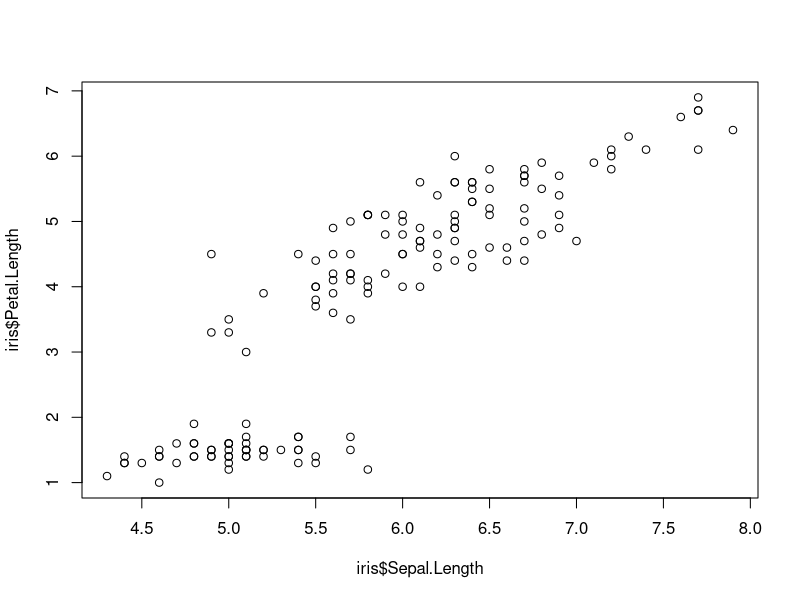
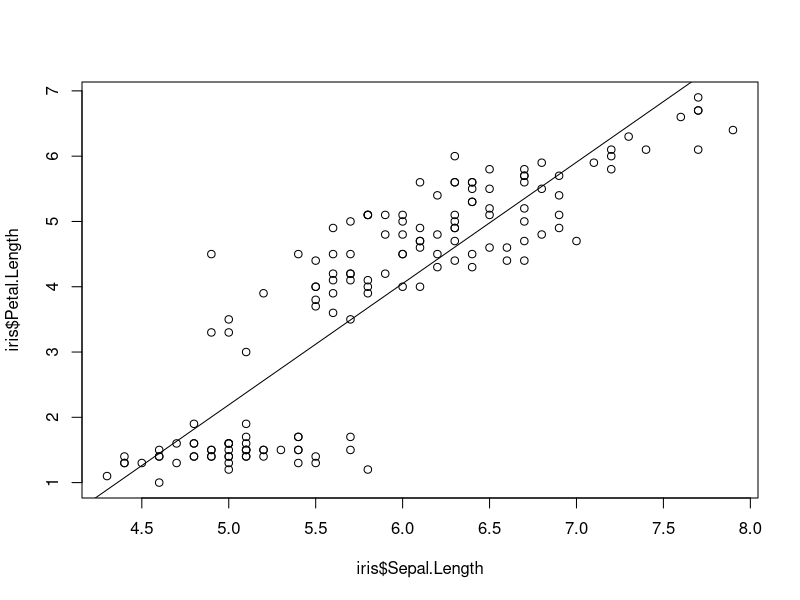
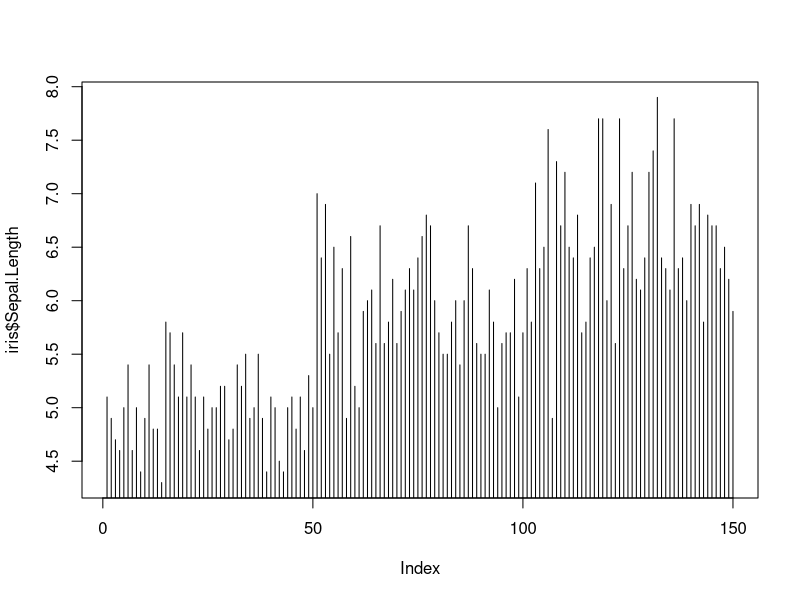
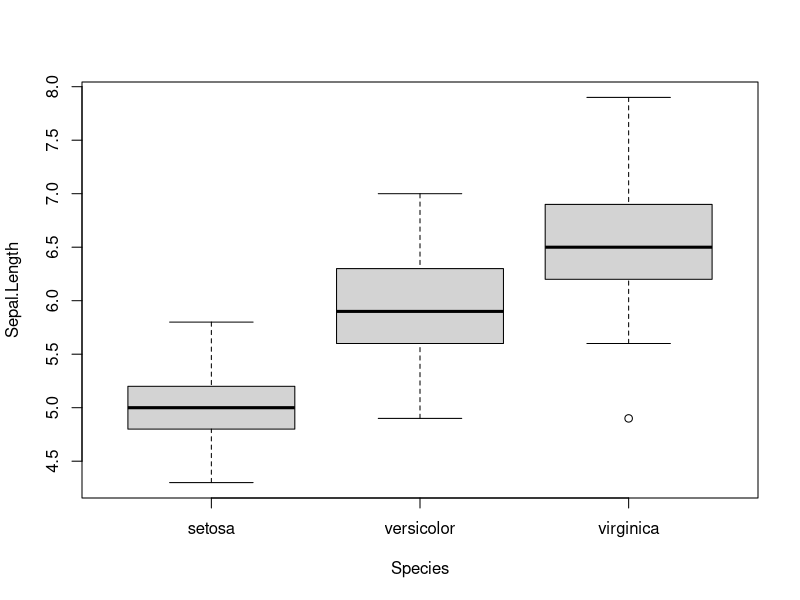
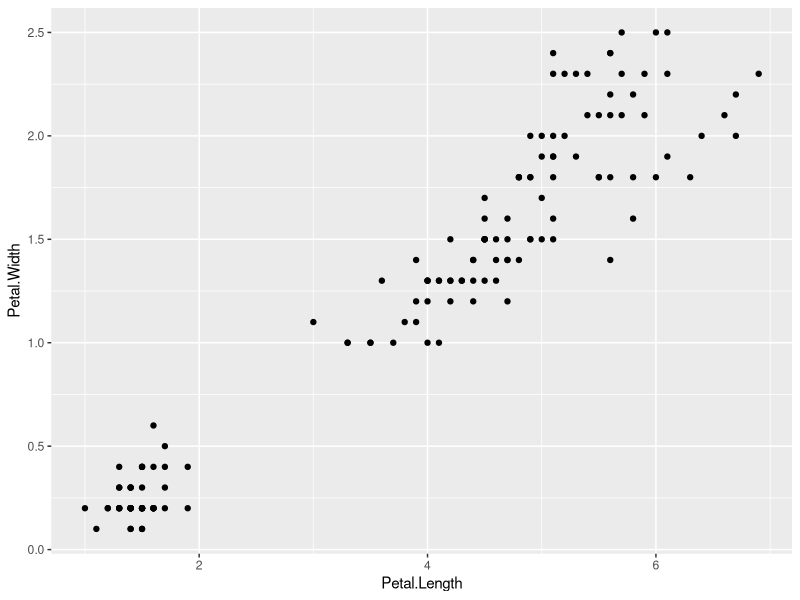
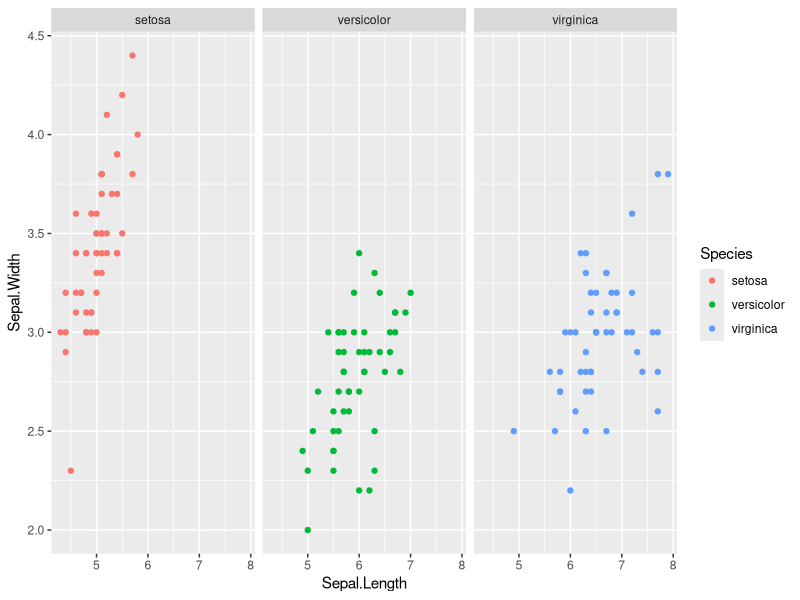
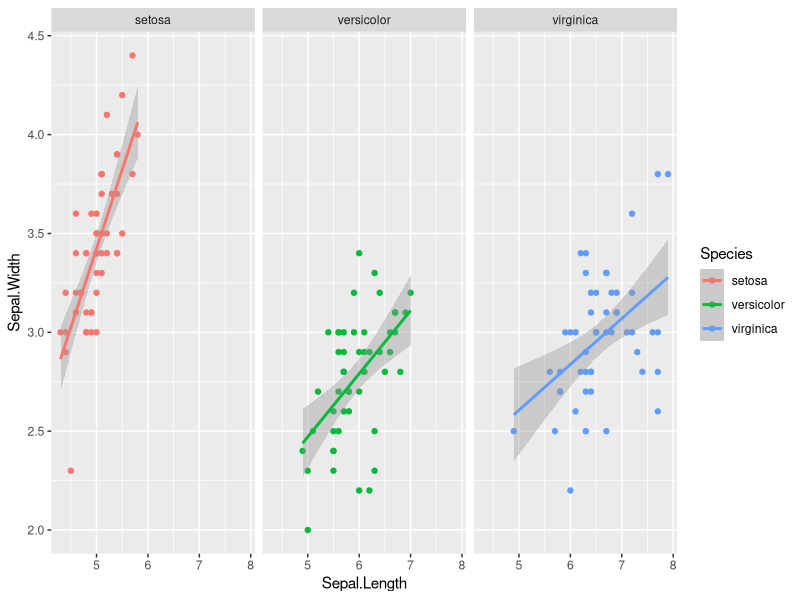
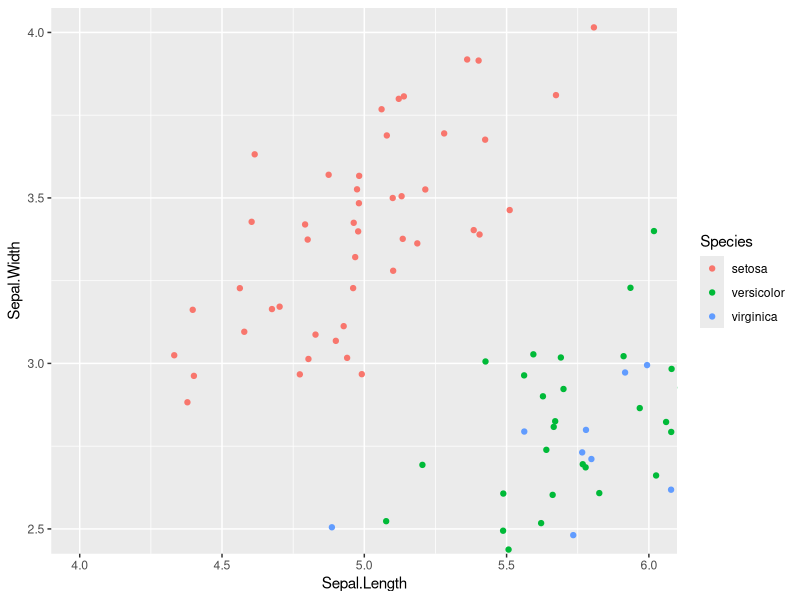

Source code (R) for these figures, in order: (Note: this script raises an error after producing the figures.)
## ---- chunk 1
library(readr)
iris <- read_delim("datasets/iris.txt", delim="\t")

str(iris)
# Classes ‘tbl_df’, ‘tbl’ and 'data.frame':	150 obs. of  5 variables:
#  $ Sepal.Length: num  5.1 4.9 4.7 4.6 5 5.4 4.6 5 4.4 4.9 ...
#  $ Sepal.Width : num  3.5 3 3.2 3.1 3.6 3.9 3.4 3.4 2.9 3.1 ...
#  $ Petal.Length: num  1.4 1.4 1.3 1.5 1.4 1.7 1.4 1.5 1.4 1.5 ...
#  $ Petal.Width : num  0.2 0.2 0.2 0.2 0.2 0.4 0.3 0.2 0.2 0.1 ...
#  $ Species     : chr  "setosa" "setosa" "setosa" "setosa" ...
## ---- chunk 2
plot(iris$Sepal.Length, iris$Petal.Length)

## ---- chunk 3
plot(iris$Sepal.Length, iris$Petal.Length)
abline(lm(iris$Petal.Length ~ iris$Sepal.Length))
## ---- chunk 4
plot(iris$Sepal.Length, type = 'h')
## ---- chunk 5
boxplot(Sepal.Length ~ Species, data = iris)
## ---- chunk 6
library(ggplot2)
ggplot(data = iris, aes(x=Petal.Length, y=Petal.Width)) + geom_point()
## ---- chunk 7
ggplot(iris, aes(Sepal.Length, Sepal.Width, color = Species)) +
         geom_point() + facet_grid(.~Species)
## ---- chunk 8
ggplot(iris, aes(Sepal.Length, Sepal.Width, color = Species)) +
         geom_point() + facet_grid(.~Species) + geom_smooth(method = "lm")
## ---- chunk 9
ggplot(iris, aes(Sepal.Length, Sepal.Width, color=Species)) + 
     geom_jitter() + 
     coord_cartesian(xlim = c(4,6), ylim=c(2.5,4))
## ---- chunk 10
ggplot(iris, aes(x=Species, y=Sepal.Width, fill=Species)) +
     geom_boxplot(alpha=0.6, width=0.5) + 
     theme_dark()
('./plots/ggplot-5.png')

ggplot(iris, aes(x=Species, y=Sepal.Width, fill=Species)) +
     geom_boxplot(alpha=0.6, width=0.5) + 
     theme_light()
('./plots/ggplot-6.png')
## ---- chunk 11
ggplot(iris, aes(x=Species, y=Sepal.Width)) +
     geom_violin(alpha=0.5, show.legend = FALSE, aes(fill = Species)) + 
     stat_boxplot(geom ='errorbar', width=0.25) +
     geom_boxplot(width=0.5, show.legend = FALSE) + 
     geom_dotplot(binaxis="y", stackdir="center", position="dodge", dotsize=0.75, aes(fill=Species)) + 
     ggtitle("Sepal width for three species of iris") + 
     labs(x="Iris Species", y="Sepal Width") + 
     theme_classic() + 
     theme(axis.title = element_text(size=15),
           plot.title = element_text(size = 24, hjust = 0.5),
           axis.text = element_text(size=13, color = "black")) +
     scale_fill_manual(values = c("#3A9276","#F14705","#4F68A1")) 
('./plots/ggplot-7.png')
## ---- chunk 12
Normal <- c(0.83, 0.79, 0.99, 0.69)
Cancer <- c(0.56, 0.56, 0.64, 0.52)
m <- c(mean(Normal), mean(Cancer))
s <- c(sd(Normal), sd(Cancer))
d <- data.frame(V=c("Normal", "Cancer"), mean=m, sd=s)
d$V <- factor(d$V, levels=c("Normal", "Cancer"))

ggplot(d, aes(V, mean, fill=V, width=.5)) + 
     geom_errorbar(aes(ymin=mean, ymax=mean+sd, width=.2), 
                     position=position_dodge(width=.8)) + 
     geom_bar(stat="identity", position=position_dodge(width=.8), colour="black") + 
     scale_fill_manual(values=c("grey80", "white")) + 
     theme_bw() +theme(legend.position="none") + xlab("") + ylab("") + 
     theme(axis.text.x = element_text(face="bold", size=14), 
               axis.text.y = element_text(face="bold", size=14)) + 
     scale_y_continuous(expand=c(0,0), limits=c(0, 1.2), breaks=seq(0, 1.2, by=.2)) + 
     geom_segment(aes(x=1, y=.98, xend=1, yend=1.1)) + 
     geom_segment(aes(x=2, y=.65, xend=2, yend=1.1)) + 
     geom_segment(aes(x=1, y=1.1, xend=2, yend=1.1)) + 
     annotate("text", x=1.5, y=1.06, label="*")
('./plots/ggplot-8.png')
## ---- chunk 13
ggplot(iris)
('./plots/ggplot-9.png')
## ---- chunk 14
ggplot(iris, aes(x=Sepal.Length))
('./plots/ggplot-10.png')
## ---- chunk 15
ggplot(iris, aes(x=Sepal.Length)) + geom_point()
# Error: geom_point requires the following missing aesthetics: y
## ---- chunk 16
ggplot(iris, aes(x=Sepal.Length, y=Sepal.Width)) + geom_point() + geom_smooth()
('./plots/ggplot-11.png')
## ---- chunk 17
ggplot(iris, aes(x=Sepal.Length)) + geom_histogram()
('./plots/ggplot-12.png')
## ---- chunk 18
ggplot(iris, aes(x=Sepal.Length)) + geom_histogram()
('./plots/ggplot-12.png')
## ---- chunk 19
ggplot(iris, aes(x=Sepal.Length, fill=Species)) + geom_histogram()
('./plots/ggplot-13.png')
## ---- chunk 20
ggplot(iris, aes(x=Sepal.Length, fill=Species)) + geom_histogram(position="identity", alpha=0.5)
('./plots/ggplot-14.png')
## ---- chunk 21
ggplot(iris, aes(x=Sepal.Length, fill=Species)) + geom_histogram(alpha=0.5)
('./plots/ggplot-15.png')
## ---- chunk 22
ggplot(iris, aes(x=Sepal.Length, y=Sepal.Width, color=Sepal.Width)) + geom_point()
('./plots/ggplot-16.png')
## ---- chunk 23
ggplot(iris, aes(x=Sepal.Length, y=Sepal.Width, color=Species)) + geom_point()
('./plots/ggplot-17.png')
## ---- chunk 24
ggplot(iris, aes(x=Sepal.Length, y=Sepal.Width, color="coral")) + geom_point()
('./plots/ggplot-18.png')
## ---- chunk 25
ggplot(iris, aes(x=Sepal.Length, y=Sepal.Width, shape=Species)) + geom_point()
('./plots/ggplot-19.png')
## ---- chunk 26
ggplot(iris, aes(x=Sepal.Length, y=Sepal.Width, shape=Species)) + geom_point(position="jitter")
('./plots/ggplot-20.png')
## ---- chunk 27
ggplot(iris, aes(x=Species, y=Sepal.Length)) + geom_point()
('./plots/ggplot-21.png')
ggplot(iris, aes(x=Species, y=Sepal.Length)) + geom_jitter()
('./plots/ggplot-22.png')
## ---- chunk 28
ggplot(iris, aes(x=Species, y=Sepal.Length)) + geom_jitter(width=0.25)
('./plots/ggplot-23.png')
## ---- chunk 29
ggplot(iris, aes(x=Species, y=Sepal.Length)) + geom_boxplot()
('./plots/ggplot-24.png')
## ---- chunk 30
ggplot(iris, aes(x=Species, y=Sepal.Length, color=Species)) + geom_boxplot()
('./plots/ggplot-25.png')
## ---- chunk 31
ggplot(iris, aes(x=Species, y=Sepal.Length, fill=Species)) + geom_boxplot()
('./plots/ggplot-26.png')
## ---- chunk 32
ggplot(iris, aes(Petal.Width)) + geom_bar()
('./plots/ggplot-27.png')
## ---- chunk 33
ggplot(iris, aes(Sepal.Length, fill=Species)) + geom_bar()
('./plots/ggplot-28.png')
## ---- chunk 34
ggplot(iris, aes(Sepal.Length, fill=Species)) + geom_bar(position = "dodge")
('./plots/ggplot-29.png')
ggplot(iris, aes(Sepal.Length, fill=Species)) + geom_bar(position = "fill")
('./plots/ggplot-30.png')
ggplot(iris, aes(Sepal.Length, fill=Species)) + geom_bar(position = "stack")
('./plots/ggplot-31.png')
## ---- chunk 35
ggplot(iris, aes(x=Sepal.Length, y=Sepal.Width, color=Sepal.Width)) +
     geom_point() +
     facet_grid(. ~ Species) +
     xlab('Sepal length (mm)') +
     ylab('Sepal width (mm)') +
     theme_classic()
('./plots/ggplot-32.png')
